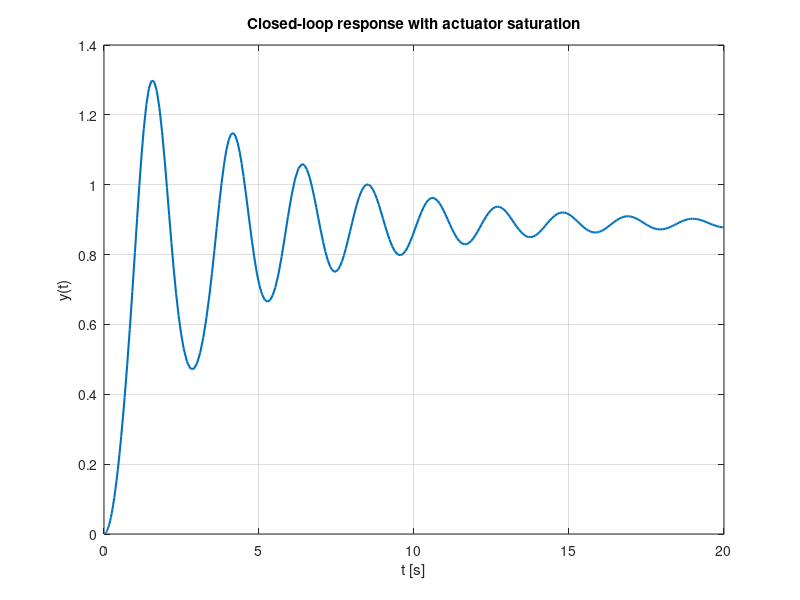

The MATLAB script that drew this image:
% Parameters
omega_n = 1.0;
zeta    = 0.2;
K       = 8.0;
u_max   = 2.0;

% Nonlinear closed-loop dynamics
f = @(t, x) [ ...
    x(2); ...
    -2*zeta*omega_n*x(2) - omega_n^2*x(1) + ...
      omega_n^2*sat_fun(K*(1 - x(1)), u_max) ...
];

function u = sat_fun(v, u_max)
    u = min(max(v, -u_max), u_max);
end

% Simulate
tspan = [0 20];
x0 = [0; 0];
[t, x] = ode45(f, tspan, x0);
y = x(:, 1);

figure;
plot(t, y, 'LineWidth', 1.5);
grid on;
xlabel('t [s]');
ylabel('y(t)');
title('Closed-loop response with actuator saturation');
